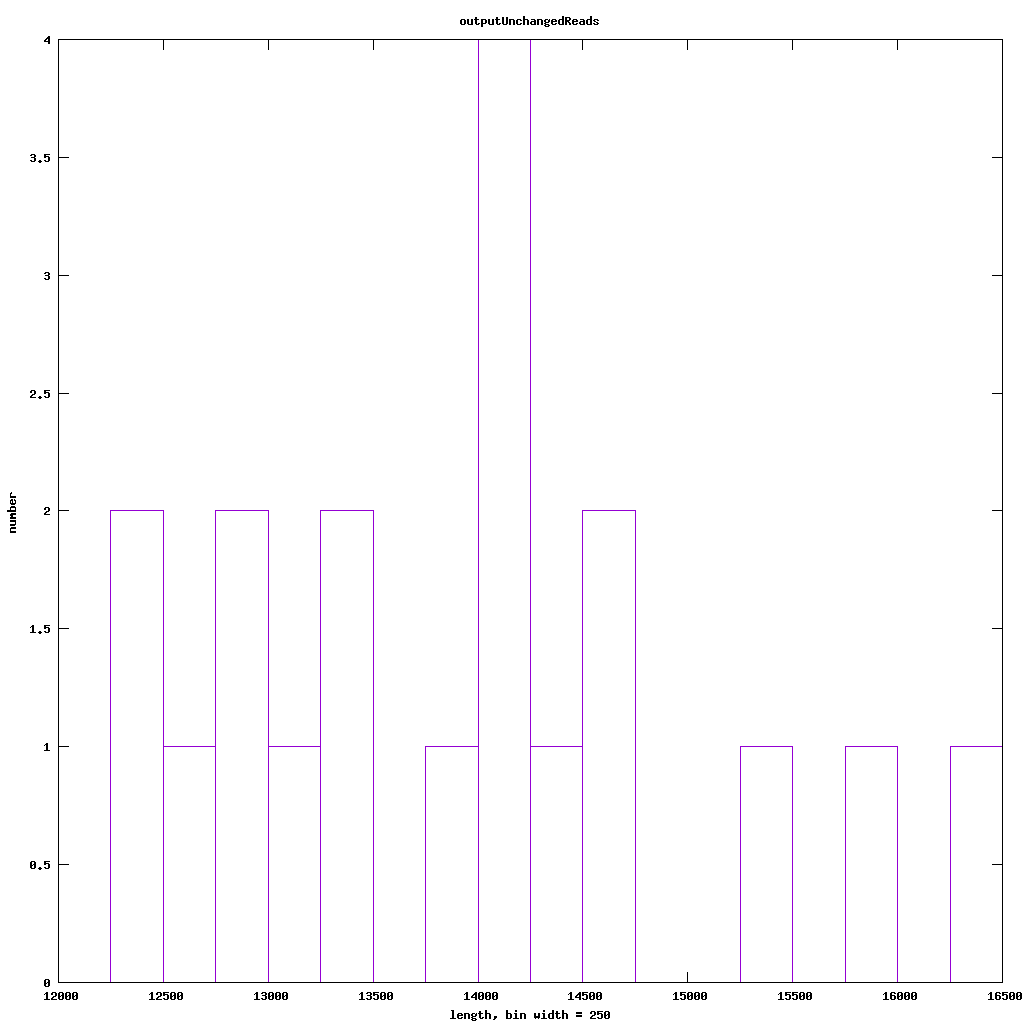

Here is the gnuplot script that generated this plot:
set title 'outputUnchangedReads'
set xlabel 'length, bin width = 250'
set ylabel 'number'

binwidth=250
set boxwidth binwidth
bin(x,width) = width*floor(x/width) + binwidth/2.0

set terminal png size 1024,1024
set output './Alpha.canu.1.trimReads.outputUnchangedReads.png'
plot [] [0:] './Alpha.canu.1.trimReads.outputUnchangedReads.dat' using (bin($1,binwidth)):(1.0) smooth freq with boxes title ''
